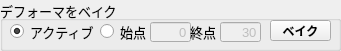
     <widget class="QGroupBox" name="deformer_groupBox">
      <property name="enabled">
       <bool>true</bool>
      </property>
      <property name="geometry">
       <rect>
        <x>20</x>
        <y>430</y>
        <width>341</width>
        <height>51</height>
       </rect>
      </property>
      <property name="font">
       <font>
        <pointsize>10</pointsize>
       </font>
      </property>
      <property name="title">
       <string>デフォーマをベイク</string>
      </property>
      <widget class="QLineEdit" name="deformerStart_lineEdit">
       <property name="enabled">
        <bool>false</bool>
       </property>
       <property name="geometry">
        <rect>
         <x>150</x>
         <y>22</y>
         <width>41</width>
         <height>20</height>
        </rect>
       </property>
       <property name="inputMask">
        <string/>
       </property>
       <property name="text">
        <string>0</string>
       </property>
       <property name="alignment">
        <set>Qt::AlignRight|Qt::AlignTrailing|Qt::AlignVCenter</set>
       </property>
      </widget>
      <widget class="QLineEdit" name="deformerEnd_lineEdit">
       <property name="enabled">
        <bool>false</bool>
       </property>
       <property name="geometry">
        <rect>
         <x>220</x>
         <y>22</y>
         <width>41</width>
         <height>20</height>
        </rect>
       </property>
       <property name="inputMask">
        <string/>
       </property>
       <property name="text">
        <string>30</string>
       </property>
       <property name="alignment">
        <set>Qt::AlignRight|Qt::AlignTrailing|Qt::AlignVCenter</set>
       </property>
      </widget>
      <widget class="QLabel" name="label_14">
       <property name="geometry">
        <rect>
         <x>190</x>
         <y>24</y>
         <width>31</width>
         <height>16</height>
        </rect>
       </property>
       <property name="text">
        <string>終点</string>
       </property>
      </widget>
      <widget class="QPushButton" name="deformerWeb_button">
       <property name="geometry">
        <rect>
         <x>121</x>
         <y>-4</y>
         <width>21</width>
         <height>23</height>
        </rect>
       </property>
       <property name="toolTip">
        <string>原作者信息</string>
       </property>
       <property name="text">
        <string/>
       </property>
       <property name="icon">
        <iconset>
         <normaloff>icons/info.png</normaloff>icons/info.png</iconset>
       </property>
       <property name="iconSize">
        <size>
         <width>16</width>
         <height>16</height>
        </size>
       </property>
       <property name="flat">
        <bool>true</bool>
       </property>
       <property name="+command" stdset="0">
        <string>deformerWebCmd</string>
       </property>
      </widget>
      <widget class="QRadioButton" name="deformerActive_radioButton">
       <property name="geometry">
        <rect>
         <x>10</x>
         <y>23</y>
         <width>91</width>
         <height>17</height>
        </rect>
       </property>
       <property name="text">
        <string>アクティブ</string>
       </property>
       <property name="checked">
        <bool>true</bool>
       </property>
       <attribute name="buttonGroup">
        <string notr="true">buttonGroup_5</string>
       </attribute>
      </widget>
      <widget class="QRadioButton" name="deformerFrom_radioButton">
       <property name="geometry">
        <rect>
         <x>100</x>
         <y>23</y>
         <width>51</width>
         <height>17</height>
        </rect>
       </property>
       <property name="text">
        <string>始点</string>
       </property>
       <attribute name="buttonGroup">
        <string notr="true">buttonGroup_5</string>
       </attribute>
      </widget>
      <widget class="QPushButton" name="deformerOK_button">
       <property name="geometry">
        <rect>
         <x>270</x>
         <y>20</y>
         <width>61</width>
         <height>21</height>
        </rect>
       </property>
       <property name="font">
        <font>
         <pointsize>9</pointsize>
         <weight>75</weight>
         <bold>true</bold>
        </font>
       </property>
       <property name="toolTip">
        <string>&lt;html&gt;&lt;head/&gt;&lt;body&gt;&lt;p&gt;デフォーマをメッシュにベイクします。&lt;/p&gt;&lt;p&gt;
頂点アニメーションを使用します。&lt;/p&gt;&lt;/body&gt;&lt;/html&gt;</string>
       </property>
       <property name="text">
        <string>ベイク</string>
       </property>
       <property name="+command" stdset="0">
        <string>deformerOKCmd</string>
       </property>
      </widget>
     </widget>
